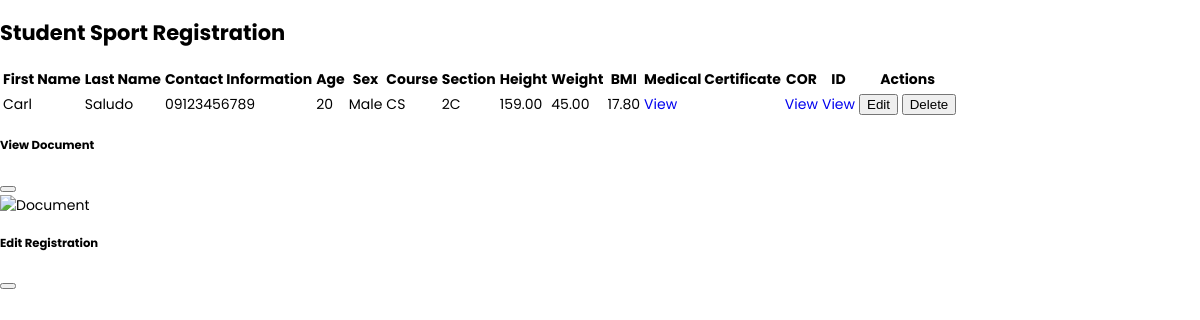
/main/roles/admin_/registration.php (signed in), run on the app's committed database.
### tables this page shows
CREATE TABLE `registrations` (
  `registration_id` int(11) NOT NULL,
  `student_id` int(11) DEFAULT NULL,
  `sport_id` int(11) DEFAULT NULL,
  `status` enum('pending','approved','declined') NOT NULL DEFAULT 'pending',
  `last_name` varchar(100) NOT NULL,
  `first_name` varchar(100) NOT NULL,
  `contact_info` varchar(15) NOT NULL,
  `age` int(3) NOT NULL,
  `height` decimal(5,2) NOT NULL,
  `weight` decimal(5,2) NOT NULL,
  `bmi` decimal(5,2) GENERATED ALWAYS AS (`weight` / (`height` / 100 * (`height` / 100))) STORED,
  `medcert` blob DEFAULT NULL,
  `cor_pic` blob DEFAULT NULL,
  `id_pic` blob DEFAULT NULL,
  `sex` enum('Male','Female') NOT NULL,
  `course` enum('CS','IT','ACT') NOT NULL,
  `section` varchar(10) DEFAULT NULL
);

### main/roles/admin_/registration.php (the view, shortened to what this page needs)
<?php
$conn = (new Database())->connect();
$query = $conn->prepare("SELECT * FROM registrations");
$query->execute();
$registrations = $query->fetchAll(PDO::FETCH_ASSOC);
?>
<!DOCTYPE html>
<html lang="en">
<head>
    <link rel="stylesheet" href="../../../sms/css/style.css">
</head>
<body>
    <div id="users_section" class="container mt-4">
        <h2 class="mb-4">Student Sport Registration</h2>
        <div class="table-responsive">
            <table id="users_table" class="table table-hover align-middle table-bordered rounded-3 overflow-hidden shadow">
                <thead class="table-primary">
                    <tr class="text-center">
                        <th>First Name</th>
                        <th>Last Name</th>
                        <th>Contact Information</th>
                        <th>Age</th>
                        <th>Sex</th>
                        <th>Course</th>
                        <th>Section</th>
                        <th>Height</th>
                        <th>Weight</th>
                        <th>BMI</th>
                        <th>Medical Certificate</th>
                        <th>COR</th>
                        <th>ID</th>
                        <th>Actions</th>
                    </tr>
                </thead>
                <tbody>
                    <?php foreach ($registrations as $registration): ?>
                        <tr id="user-row-<?= $registration['student_id'] ?>">
                            <td><?= htmlspecialchars($registration['first_name']) ?></td>
                            <td><?= htmlspecialchars($registration['last_name']) ?></td>
                            <td><?= htmlspecialchars($registration['contact_info']) ?></td>
                            <td><?= htmlspecialchars($registration['age']) ?></td>
                            <td><?= htmlspecialchars($registration['sex']) ?></td>
                            <td><?= htmlspecialchars($registration['course']) ?></td>
                            <td><?= htmlspecialchars($registration['section']) ?></td>
                            <td><?= htmlspecialchars($registration['height']) ?></td>
                            <td><?= htmlspecialchars($registration['weight']) ?></td>
                            <td><?= htmlspecialchars($registration['bmi']) ?></td>
                            <td><a href="#" class="view-document" data-src="<?= htmlspecialchars($registration['medcert']) ?>">View</a></td>
                            <td><a href="#" class="view-document" data-src="<?= htmlspecialchars($registration['cor_pic']) ?>">View</a></td>
                            <td><a href="#" class="view-document" data-src="<?= htmlspecialchars($registration['id_pic']) ?>">View</a></td>
                            <td>
                                <div class="d-flex justify-content-center gap-2">
                                    <button class="btn btn-warning btn-sm edit-btn" data-id="<?= $registration['student_id'] ?>">Edit</button>
                                    <button class="btn btn-danger btn-sm delete-btn" data-id="<?= $registration['student_id'] ?>">Delete</button>
                                </div>
                            </td>
                        </tr>
                    <?php endforeach; ?>
                </tbody>
            </table>
            <div class="modal fade" id="viewDocumentModal" tabindex="-1" aria-labelledby="viewDocumentModalLabel" aria-hidden="true">
                <div class="modal-dialog modal-dialog-centered">
                    <div class="modal-content">
                        <div class="modal-header">
                            <h5 class="modal-title" id="viewDocumentModalLabel">View Document</h5>
                            <button type="button" class="btn-close" data-bs-dismiss="modal" aria-label="Close"></button>
                        </div>
                        <div class="modal-body text-center">
                            <img id="documentImage" src="" alt="Document" class="img-fluid rounded">
                        </div>
                    </div>
                </div>
            </div>
        </div>
    </div>
    <div class="modal fade" id="editModal" tabindex="-1" aria-hidden="true">
        <div class="modal-dialog modal-dialog-centered">
            <div class="modal-content">
                <div class="modal-header">
                    <h5 class="modal-title">Edit Registration</h5>
                    <button type="button" class="btn-close" data-bs-dismiss="modal" aria-label="Close"></button>
                </div>
            </div>
        </div>
    </div>
</body>
</html>

### sms/css/style.css (style rules this page uses)
body { font-family: 'Poppins', sans-serif; font-size: 0.875rem; opacity: 1; overflow-y: scroll; margin: 0; }
a { cursor: pointer; text-decoration: none; font-family: 'Poppins', sans-serif; }

### data on the page
registrations: first_name "Carl", last_name "Saludo", contact_info "09123456789", age "20", sex "Male", course "CS", section "2C", height "159.00", weight "45.00", bmi "17.80"
